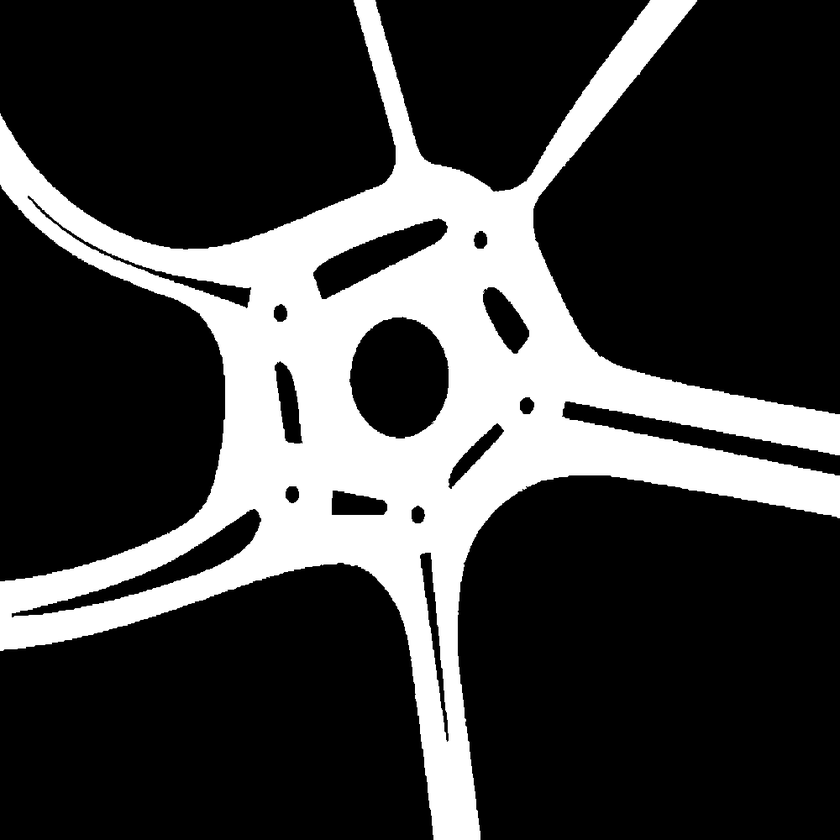
#> input picture assets/imgs/magic_roundabout/magic_roundabout_pre.png, 840 x 840 px, shrunk from 1000 x 1000 before the run
$ python create_signed_distance_map.py --input ../imgs/magic_roundabout/magic_roundabout_pre.png
#> lines starting #> are read from the running program, lines starting #| are printed output that depends on the picture; after the words box and inside, x2 and y2 are one past the last pixel; in counts of white or black regions, pixels touching at a corner belong together
import os
import numpy as np
from argparse import ArgumentParser
import cv2
from scipy.ndimage import distance_transform_edt, sobel
import matplotlib.pyplot as plt

def pre_process(fp="../imgs/magic_roundabout/magic_roundabout_pre.png"):
    """Read and process image"""
    im = cv2.imread(fp, cv2.IMREAD_GRAYSCALE)
#> im is the input picture: shape (840, 840); min 0, max 255, mean 62.3
    _, binary_image = cv2.threshold(im, 127, 1, cv2.THRESH_BINARY)
#> binary_image: shape (840, 840); values 0 (black) and 1 (white), 24.4% white; 1 white region, box (x1, y1, x2, y2) and area: (0, 0, 840, 840) 172416
    return binary_image

def signed_distance_map(binary_image):
    """Compute signed distance map (negative inside objects, positive outside)"""
    ext_dist_map = distance_transform_edt(binary_image)
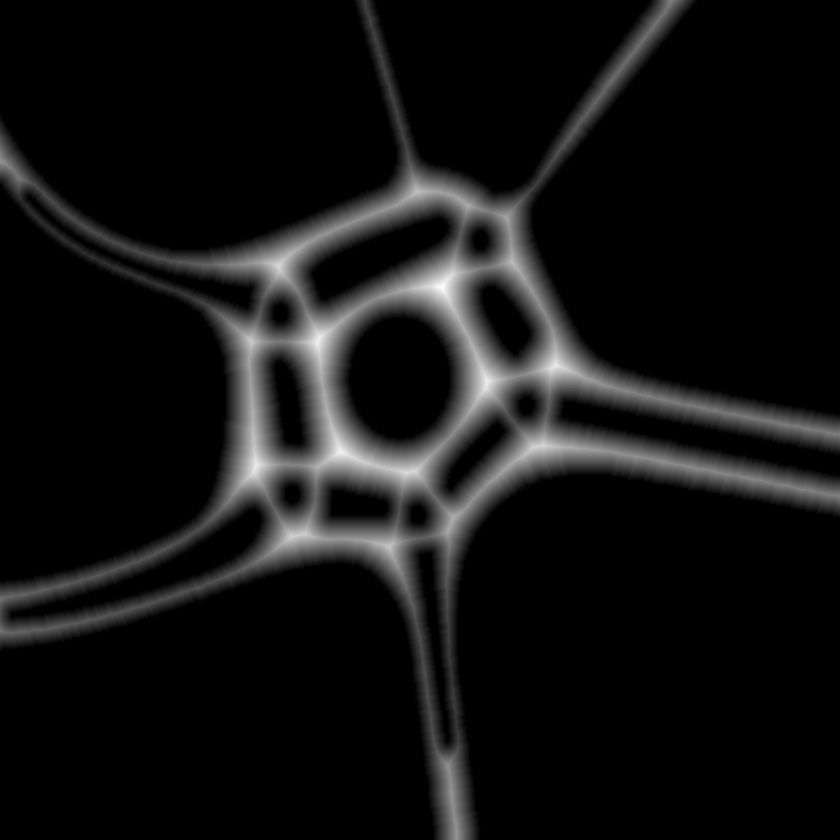
#> ext_dist_map: shape (840, 840) float64; min 0, max 41.34, mean 3; drawn with min black and max white
    int_dist_map = distance_transform_edt(1- binary_image)
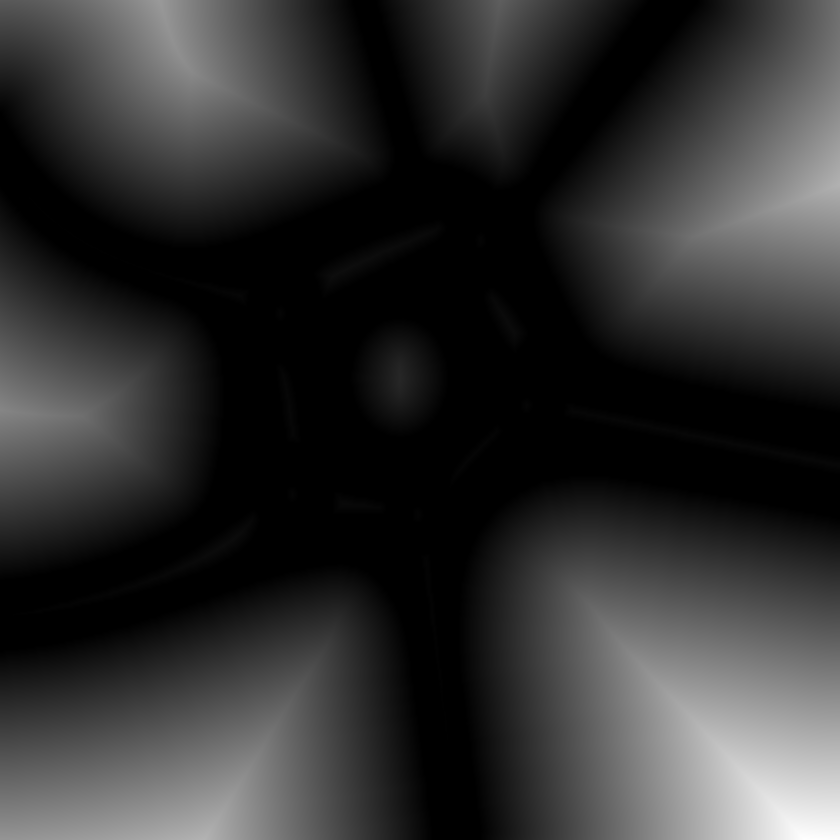
#> int_dist_map: shape (840, 840) float64; min 0, max 323.7, mean 61.6; drawn with min black and max white
    return ext_dist_map - int_dist_map
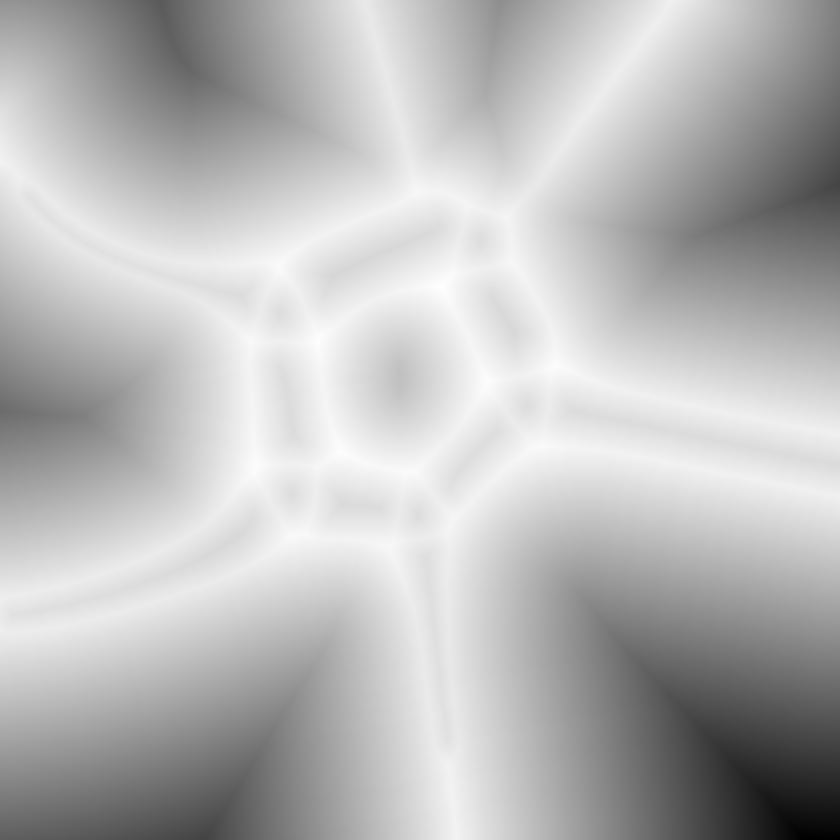
#> returned value: shape (840, 840) float64; min -323.7, max 41.34, mean -58.6; drawn with min black and max white

def calculate_jacobian(signed_dist):
    """Returns the Jacobians in X and Y directions"""
    dy, dx = np.gradient(signed_dist)
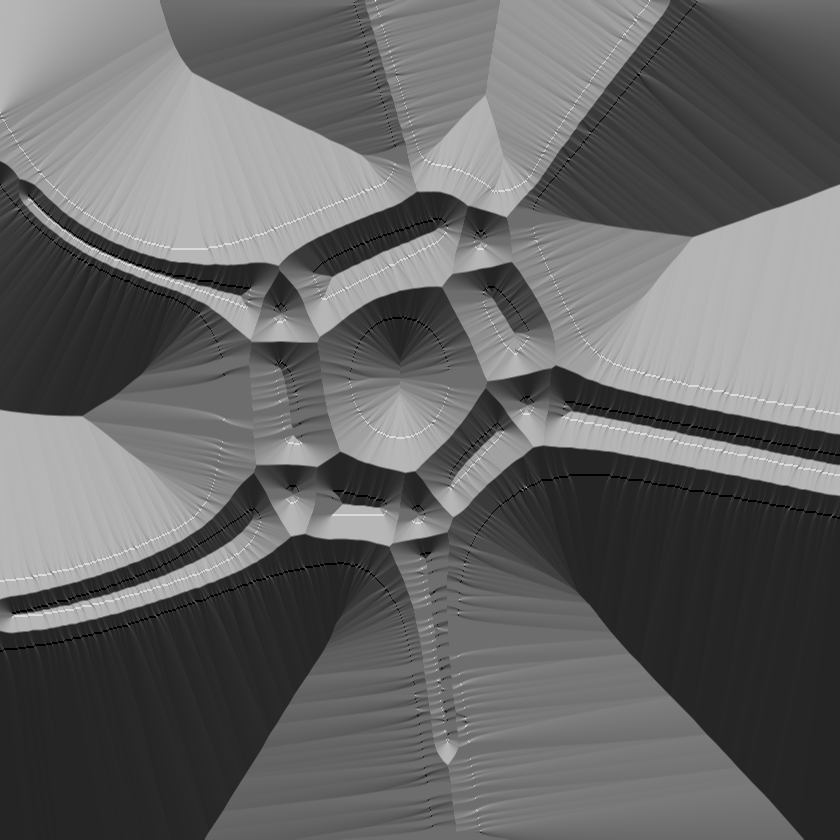
#> dy: shape (840, 840) float64; min -1.5, max 2, mean -0.0897; drawn with min black and max white
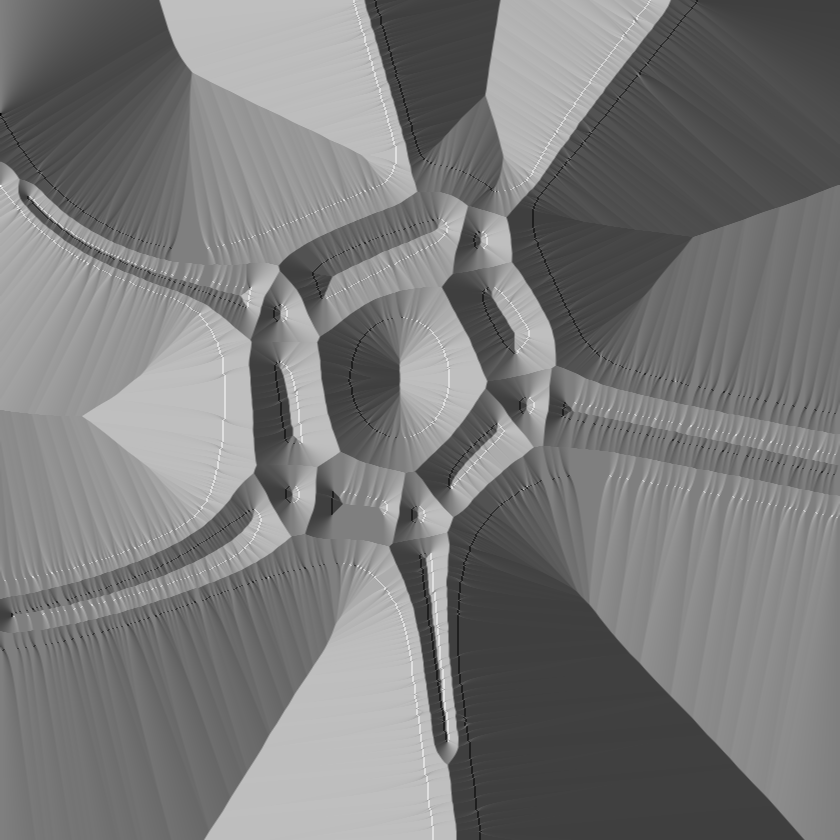
#> dx: shape (840, 840) float64; min -2, max 2, mean -0.0768; drawn with min black and max white
    return dx, dy

def draw(sdf, jac_x, jac_y):
    """Visualise the SDF and Jacobians"""
    fig, ax = plt.subplots(1, 3, figsize=(15, 5))
    im0 = ax[0].imshow(sdf, cmap='jet')
    ax[0].set_title('Signed Distance Map')
    plt.colorbar(im0, ax=ax[0])

    im1 = ax[1].imshow(jac_x, cmap='jet')
    ax[1].set_title('Jacobian (X component)')
    plt.colorbar(im1, ax=ax[1])

    im2 = ax[2].imshow(jac_y, cmap='jet')
    ax[2].set_title('Jacobian (Y component)')
    plt.colorbar(im2, ax=ax[2])
    plt.show()
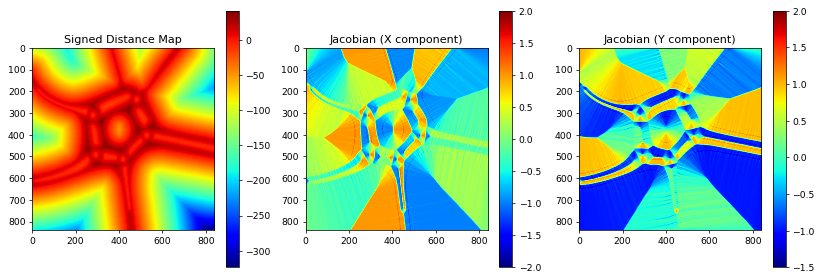
#> figure drawn by matplotlib, 6 panels

def save(output_name, sdf, jac_x, jac_y):
    """Save as npy float32 files"""
    np.save(f"{output_name}_sdf.npy", sdf.astype(np.float32))
    np.save(f"{output_name}_jac_X.npy", jac_x.astype(np.float32))
    np.save(f"{output_name}_jac_Y.npy", jac_y.astype(np.float32))


if __name__ == "__main__":
    parser = ArgumentParser()
    parser.add_argument("-i", "--input", default=None)
    args = parser.parse_args()
    input_fp = args.input
    if ((input_fp is None) or (not os.path.isfile(input_fp))):
        raise FileNotFoundError("Invalid input file path given.")
    output_name = input_fp.split("/")[-1].split(".")[0]

    bin_im = pre_process(input_fp)
    sdf = signed_distance_map(bin_im)
    jac_x, jac_y = calculate_jacobian(sdf)
    draw(sdf, jac_x, jac_y)
    save(output_name, sdf, jac_x, jac_y)
